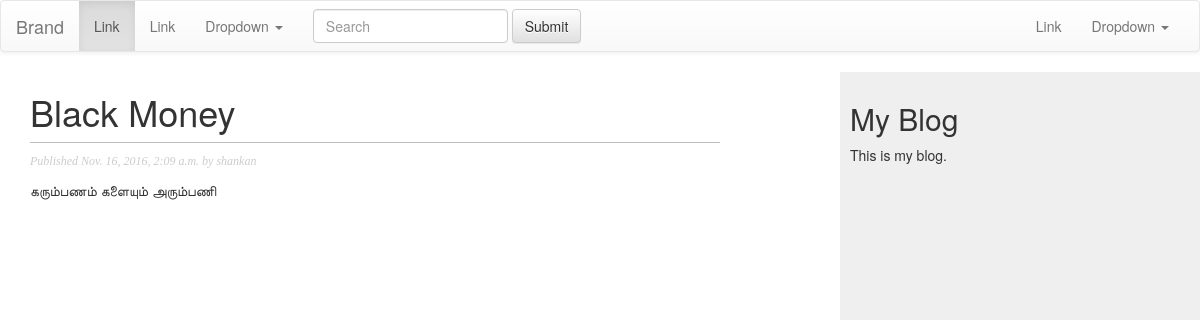
Screenshot of /blog/2016/11/16/Black-Money/ with the database file from the repository.
### blog/models.py (models this page shows, shortened)
class Post(models.Model):
    STATUS_CHOICES = (
        ('draft', 'Draft'),
        ('published', 'Published'),
    )
    title = models.CharField(max_length=250)
    slug = models.SlugField(max_length=250,
                            unique_for_date='publish')
    author = models.ForeignKey(User,
                               related_name='blog_posts')
    body = models.TextField()
    publish = models.DateTimeField(default=timezone.now())
    created = models.DateTimeField(auto_now_add=True)
    updated = models.DateTimeField(auto_now=True)
    status = models.CharField(max_length=10,
                              choices=STATUS_CHOICES,
                              default='draft')
    objects = models.Manager()
    published = PublishedManager()
    class Meta:
        ordering = ("-publish",)

### blog/views.py (the view)
def post_detail(request, year, month, day, post):
    post = get_object_or_404(Post, slug=post, status = 'published',
                             publish__year = year,
                             publish__month=month,
                             publish__day=day)
    return render(request,'blog/post/detail.html',{'post': post})

### blog/templates/blog/post/detail.html (shortened to what this page needs)
{% extends "blog/base.html" %}
{% block content %}
<h1>{{ post.title }}</h1>
<p class="date">
    Published {{ post.publish }} by {{ post.author }}
</p>
{{ post.body|linebreaks }}
{% endblock %}

### blog/static/css/blog.css (style rules this page uses)
body { margin:0; padding:0; font-family:helvetica, sans-serif; }
h1 { font-weight:normal; border-bottom:1px solid #bbb; padding:0 0 10px 0; }
p.date { color:#ccc; font-family: georgia, serif; font-size: 12px; font-style: italic; }

### rows the page displays
Post: title "Black Money", publish "Nov. 16, 2016, 2:09 a.m.", author "shankan", body "கரும்பணம் களையும் அரும்பணி"
